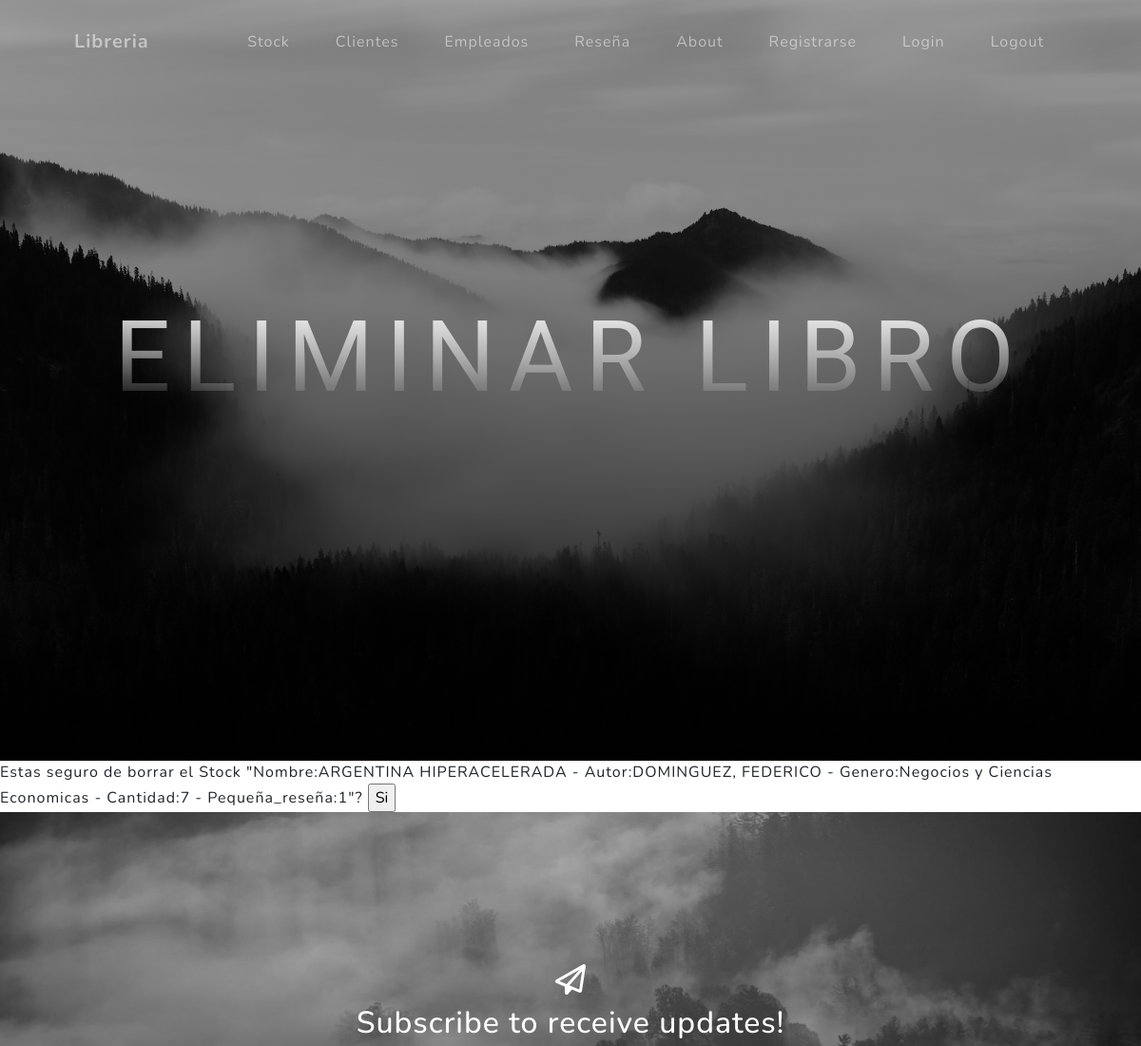
The page /AppLibreria/stocks/borrar/8 (upper part) on the database as committed earlier.
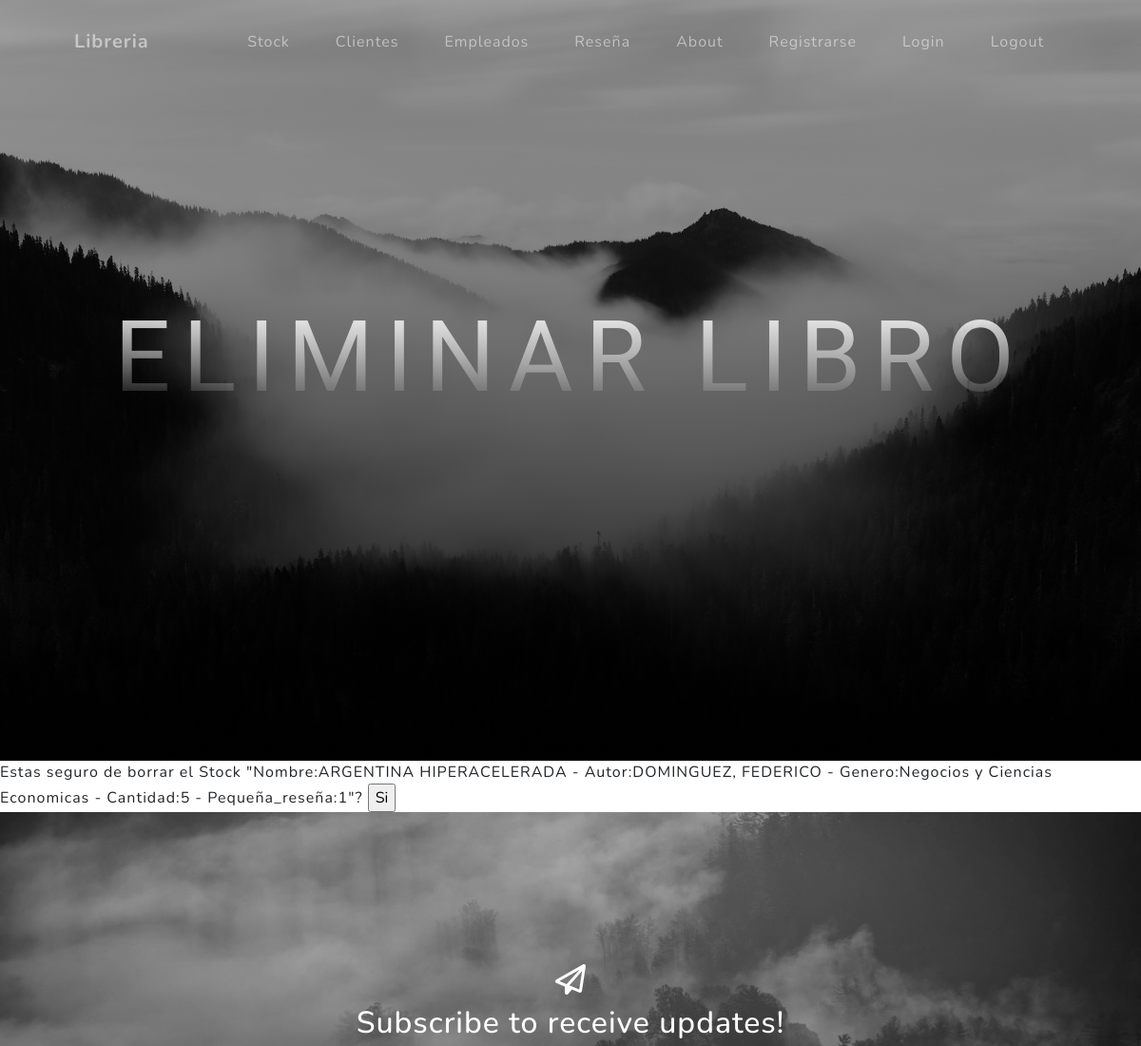
The same page on the database as committed later.
### APP_Libreria/models.py (models this page shows)
class Stock(models.Model):
    nombre = models.CharField(max_length=64)
    autor = models.CharField(max_length=64)
    genero = models.CharField(max_length=64)
    cantidad = models.IntegerField()
    pequeña_reseña = models.TextField(max_length=300)
    def __str__(self):
        return f"Nombre:{self.nombre} - Autor:{self.autor} - Genero:{self.genero} - Cantidad:{self.cantidad} - Pequeña_reseña:{self.pequeña_reseña}"

### APP_Libreria/views.py (the view)
# urls.py: path("stocks/borrar/<pk>", Stockelimina.as_view(), name="stock_borrar"),
class Stockelimina(DeleteView):
    model= Stock
    success_url= reverse_lazy("stock_lista")
    template_name= "stock_confirm_delete.html"

### APP_Libreria/templates/stock_confirm_delete.html (shortened to what this page needs)
{% extends "inicio.html" %}
{% load static %}
{% block titulo %}
<h1 class="mb-5">ELIMINAR LIBRO</h1>
{% endblock %}
{% block libreria %}
<form method='POST'>
    Estas seguro de borrar el Stock "{{ object }}"?
    <input type="submit" value= "Si"/>
</form>
{% endblock %}

Rows that differ between the two databases and show on the page:
changed Stock: nombre+autor+genero "Nombre:ARGENTINA HIPERACELERADA - Autor:DOMINGUEZ, FEDERICO - Genero:Negocios y Ciencias Economicas - Cantidad:7 - Pequeña_reseña:1" → "Nombre:ARGENTINA HIPERACELERADA - Autor:DOMINGUEZ, FEDERICO - Genero:Negocios y Ciencias Economicas - Cantidad:5 - Pequeña_reseña:1"
